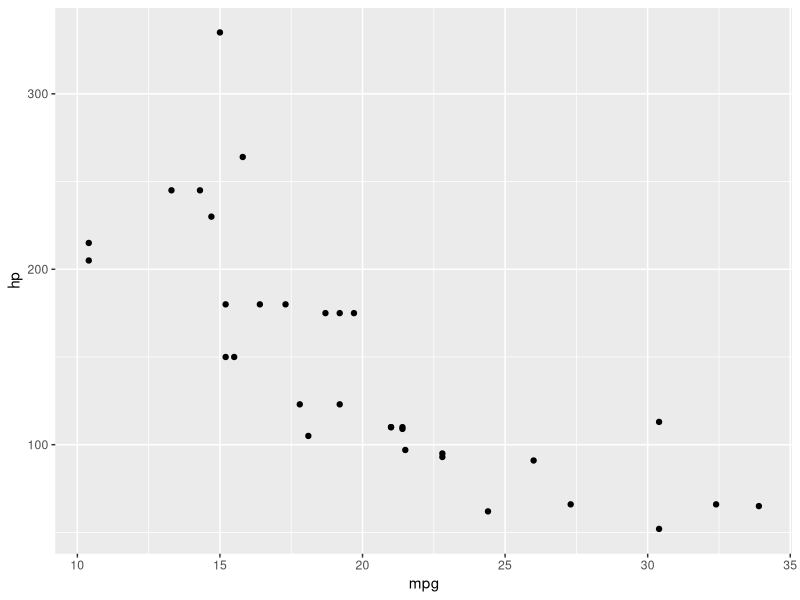
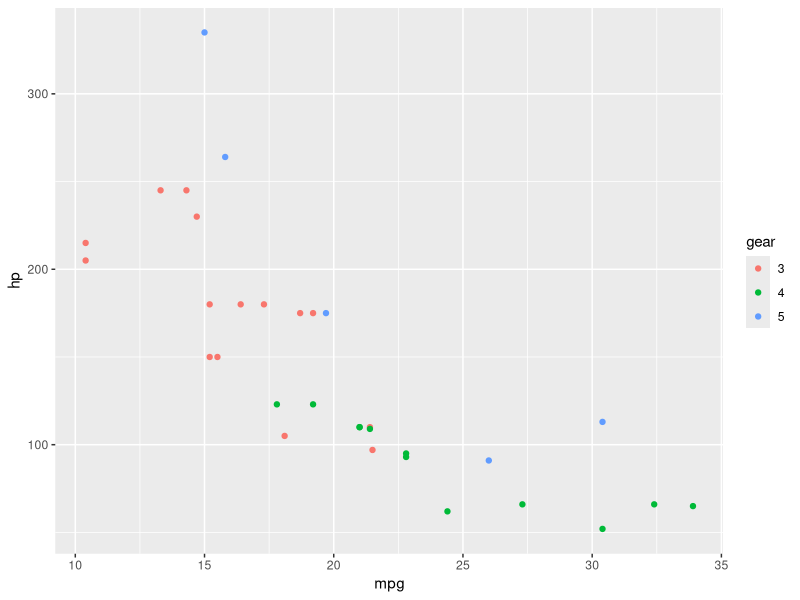
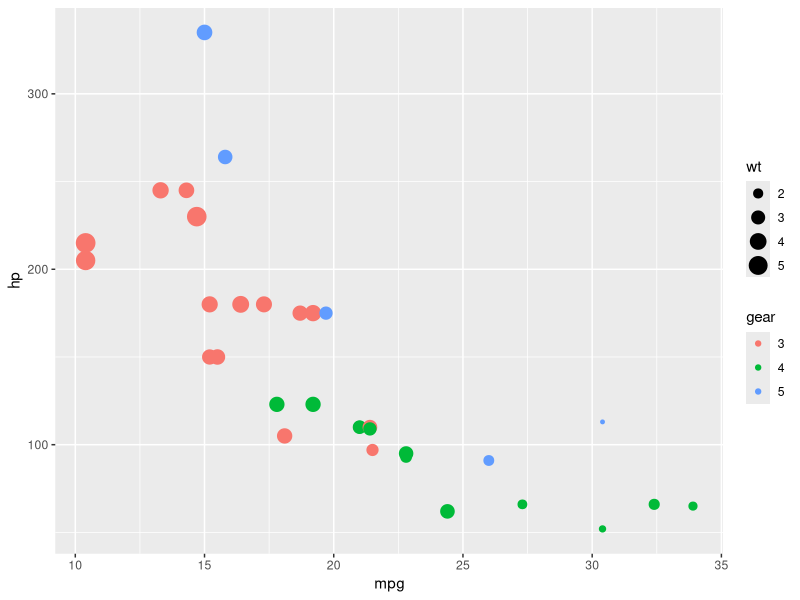
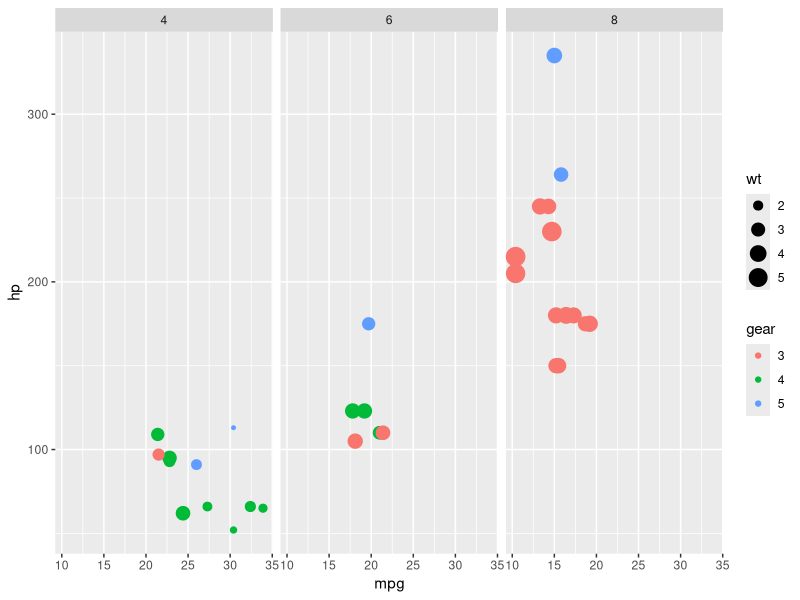
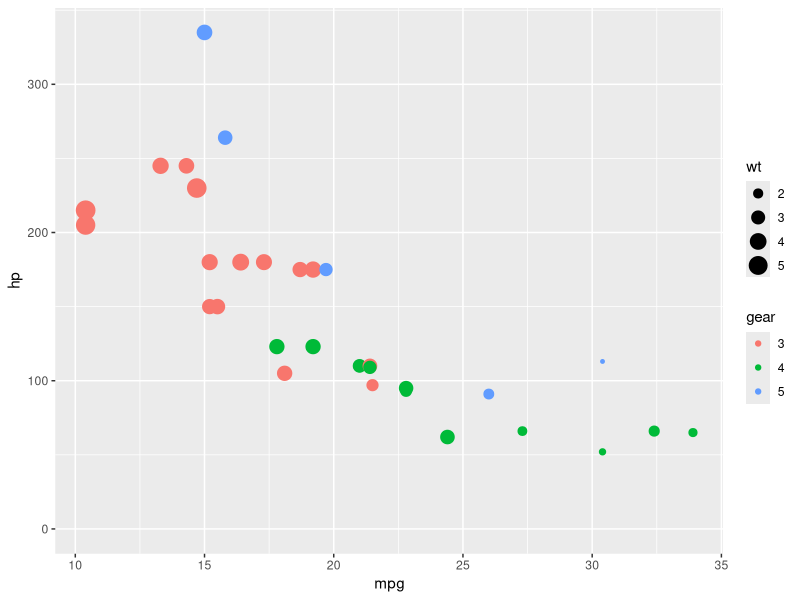
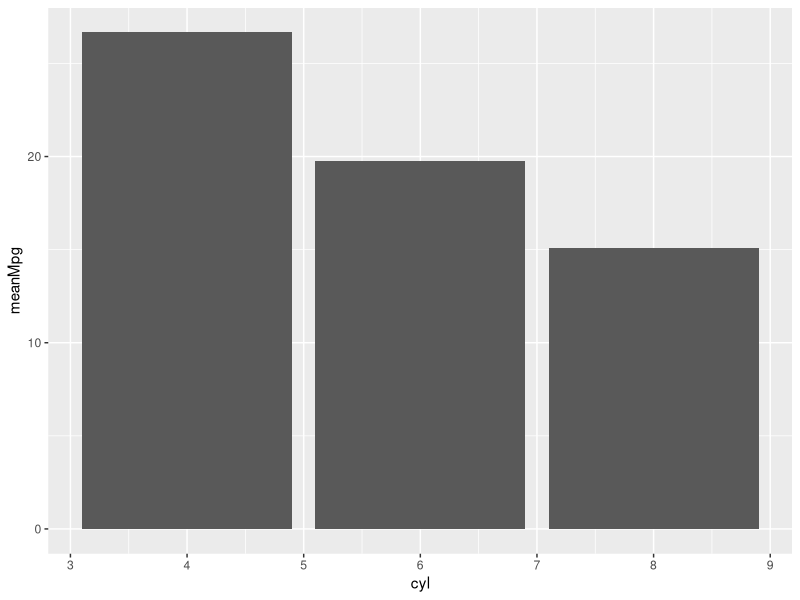
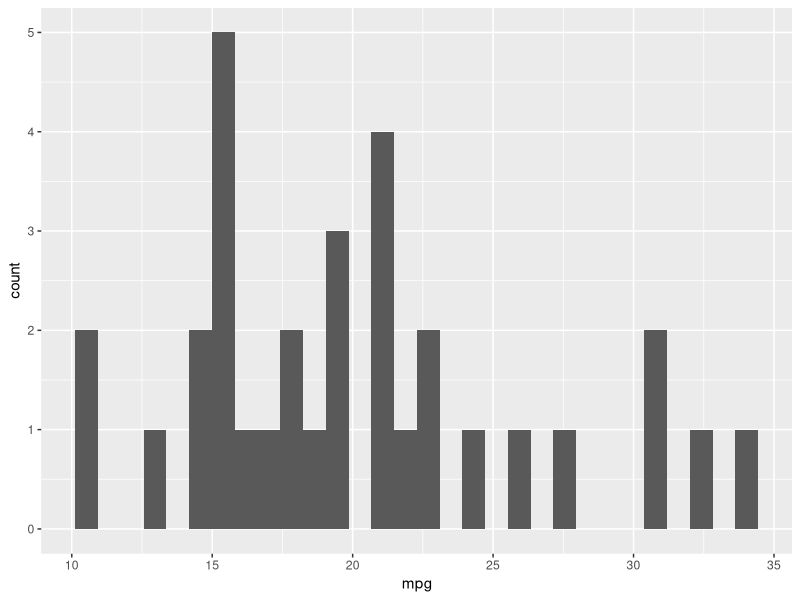
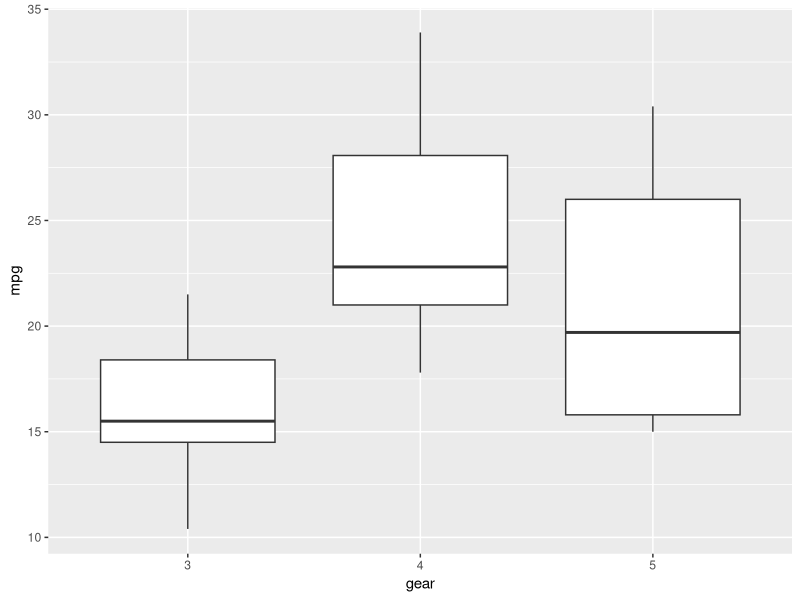

Reproduce these figures in R, in order.
# Introductory Cheat Sheets for R

# THE VERY BASICS: Data types
# In the first part of the cheat sheets I will quickly cover the different basics of the data structures

## SCALARS
# In R, a scalar can be simply defined using "<-" operator, this opereator will be used repetedly
one <- 1 
ten <- 10
eleven <- one + ten 

print(eleven)

myname <- "JuanPablo"
print(myname)

## VECTORS 
# The next item in the list are the vectors, vectors can containg different types of values
# and you have to use the "c()" notation to build them 
v1 <- c(1, 2, 3)
v2 <- c(4, 5, 6)

# You can use +, -, *, and / operators 
v3 <- v2 * 2 # this will multipkly each element of v2 by 3 

# Vectors can be also added element wisely
v4 <- v1 + v2 

# or the sum of all the elements
total <- sum(v4)
total

# you can also compute the mean using the "mean()" function
mean <- mean(v1)

# You can also add names to the different itemes using the function names
names(v1) <- c("uno", "dos", "tres")

# using the "[]" notation you can call different elements of a vector 
v1[1] 
v1[c(1,2)]
v1[1:3]

## MATRICES
print("matrices")
# The last element in this introuductory section are the matrices
# You can build matrices using the "matrix()" function, here you will have to specify byrow and nrow 
mat1 <- matrix(1:9, byrow = TRUE, nrow = 3)

# Matrices can also be built using vectors and the "c()" funtion
mat2 <- matrix(c(v1, v2, v3), byrow =TRUE, nrow = 3)

# You can also name the columns and rows of the matrices usinf "colnames()" and "rownames()" respectively
cnames <- c("a", "b", "c")
colnames(mat2) <- cnames
mat2

# Another useful functions are rowSums() and colSums
vm <- colSums(mat2)

# Just like with vectors we can perform operations element wisely using scalars 
matby5 <- mat1 * 5

# If you want you can combine matrices together, be careful of the dimensions
mat3 <- cbind(mat1, mat2) 
mat4 <- rbind(mat1, mat2)

# Just like with vectors, you can use square brakets to subset your matrices
mat1[1,] # will return the first row
mat1[,2] # will return the second column
mat1[1:2, ] # will return the first and second rows of all columns

# Finally, we have that we can perform operations between matrices 
mat5 <- mat1 * mat2 # will return the multiplication of both matrices element-wise
mat5

# LISTS! 
## Finaly the last item in the list of basic data types are the lists! 
## One of the characteristics of lists is that you can store many different types of information
## including other lists. To build list you simply have to use the function "list()".

my_list <- list(mat5, v4, mat2, v1)
my_list 

## In a similat way to the vectors, you can give names to the itmes that compose the list using the 
## function "list()"

names(my_list) <- c("uno", "dos", "tres", "cuatro")
my_list

## can select the different intems stored in the list by either using the "[[]]"  or the list$name notations
my_list$uno

# DATAFRAMES: In this section we introduce the Dataframes
# As a data scientits you will constantly bee working with different types of data store in the same 
# dataset, this format is known as DATAFRAME
data(mtcars) # Load the mtcars dataset for the examples

head(mtcars)

# Loading libraries into R
library(dplyr)

# Filter, you can use filter when you wanna see only one subset of the observations
# you can do this using the function filter and the pipe operator %>% 
mtcars %>% filter(gear == 4, disp == 160)

# Arrange, with the arrange verb you can sort the observations in a dataset in ascending or descinding order
# this is usefull when you want to observe the extreme observations in a dataset.
mtcars %>% arrange(gear)
mtcars %>% arrange(desc(gear))

# Mutate, is useful to change variables in dataset or create new variables, for this you have to use 
# the %>% and the verb mutate()
mtcars %>% mutate(uno = 3*gear)

# Variable assignment
mtcars2 <- mtcars %>% filter(gear==4)

############################
# Now that i have covered some of the basics I will start with the assigment itself
# the first DATA SCIENCE TASK that i have found is the Instalation of usage of different libraries
# to use a library you first have to install it, to do so we use the function "install.packages()"

#install.packages("dplyr")
#library(gapminder)

## INTRODUCTION TO EDA
# First step


## Data wrangling and transformation
# THE SUMMARIZE VERB, This is very useful to create custom dataframes
mtcars %>% summarize(meanHp = mean(hp)) # simple summary 

# You can combine summarize with filter , Another built in functions that you can  use are:
# mean, sum, median, max, min 
mtcars %>% filter(gear == 3) %>%
    summarize(meanHP = mean(hp), maxMPG = max(mpg))

# THE GROUP_BY VERB
## Summarizing by gear 
mtcars %>% group_by(gear) %>% 
    summarize(meanHP = mean(hp), maxMPG = max(mpg))

# You can potentially also use the group_by verb in combination with filter

##################################################################################
############################### DATA VISUALISATION ###############################
##################################################################################
# For data visualisation we will be using ggplot2 package the first step in this is using 
# the install.packages("ggplot2") and then calling the library everytime you start a new R session
library(ggplot2)

# There are three parts for eevery ggplot graph:
# 1: the data that you are going to use
# 2: the mapping of variables from the variables to the aestetics
# 3: you especify the type of graph that you are creating
data(mtcars)
ggplot(mtcars, aes(x = mpg, y = hp)) +
    geom_point()

## Extra options: 
# Log scale: can be useful for cases when there are differences in scale, to use it you have to add an extra
# option can can either be scale_x_log10() or scale_y_log10()

# Additional aesthetics:
# Color: To use the color aesthetic you have to include it in the aes part of the plot
mtcars <- mtcars %>% mutate(gear = as.factor(gear))
ggplot(mtcars, aes(x=mpg, y=hp, color= gear)) +
    geom_point()

# Size: Just like with color, yoiu have to add the size aesthetic inside the aes section
ggplot(mtcars, aes(x=mpg, y=hp, color= gear, size = wt)) +
    geom_point()

# Faceting: Allows to dive plots into subplots, this is done using the function facet_wrap(~ var),
# "~" this symbol usually represents BY. 
ggplot(mtcars, aes(x=mpg, y=hp, color= gear, size = wt)) +
    geom_point() +
    facet_wrap(~ cyl)

# Showing lower limits 
ggplot(mtcars, aes(x=mpg, y=hp, color= gear, size = wt)) +
    geom_point() +
    expand_limits(y=0)

# LINE PLOTS: Useful to show the change of one variable(s) over time
# the difference with the scatter plot is that you call it using the argument "geom_line()" instead of "geom_point()"

# BAR PLOTS: to create bar plots you have to use the "geom_col()" argument, col is short for column, unlike other plots, bar plots 
# always start at 0
by_cyl <- mtcars %>% group_by(cyl) %>%
    summarize(meanMpg = mean(mpg))
ggplot(by_cyl, aes(x = cyl, y = meanMpg)) +
    geom_col()

# HISTOGRAMS: Useful to investigate one dimension of the data at the time,  it is created using the argument "geom_histogram()" and 
# only uses one argument x 
# Hsitograms can also use the log scales for the axis in some cases to improve redability
ggplot(mtcars, aes(x = mpg)) +
    geom_histogram() # binwidth and bins arguments modify the appereace of the bins

# BOX PLOTS: Useful to compare the distribution of one variable accross different cathegories
# in some ocations, boxplots can also use log scales on the axis to improve readability 
ggplot(mtcars, aes(x=gear , y = mpg)) +
    geom_boxplot()

# TITLES and other legends
# the function "labs()" is very usefull to add, titles, subtitles, notes, legends and so on


# HOLA JUAN PABLO 